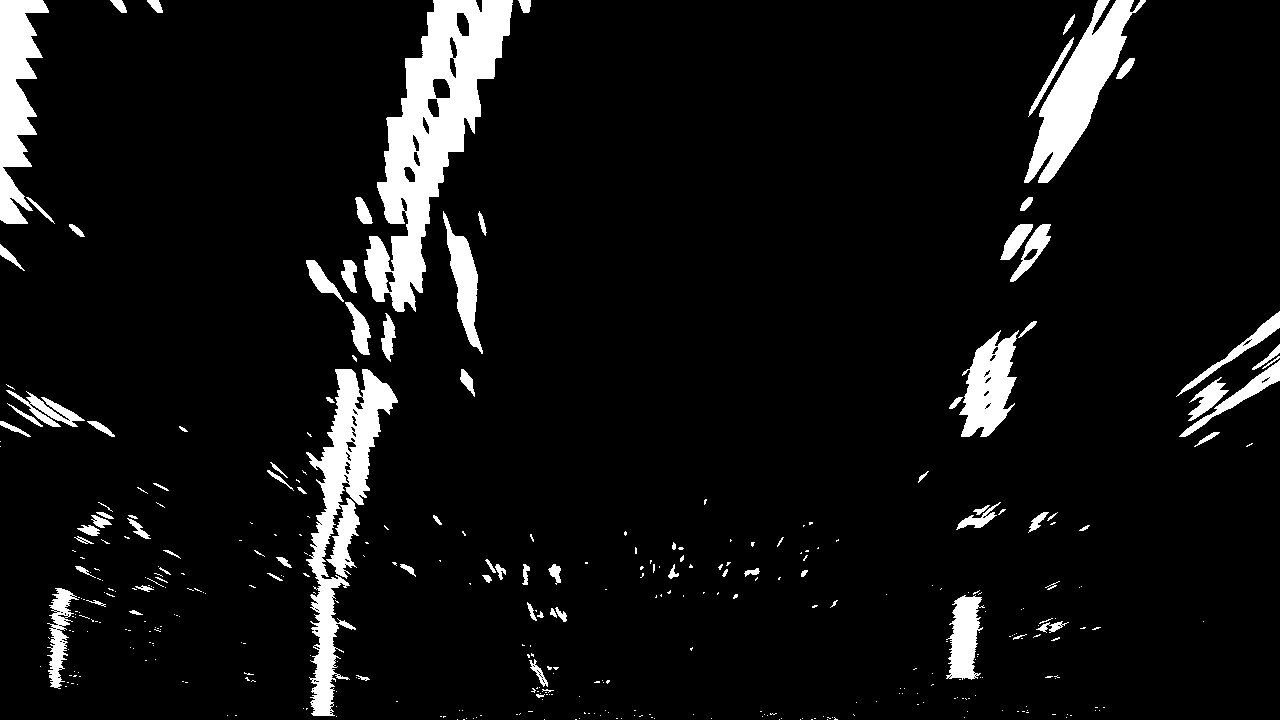
#> input picture warped-example.jpg, 1280 x 720 px
$ python finding_lines_advanced.py
#> lines starting #> are read from the running program, lines starting #| are printed output that depends on the picture; pictures that were not available may be replaced by others from this repository, and a replacement may not be noted

import numpy as np
import matplotlib.image as mpimg
import matplotlib.pyplot as plt
import cv2
import imutils


# Load our image
binary_warped = mpimg.imread('warped-example.jpg')
#> binary_warped is the input picture: shape (720, 1280); min 0, max 255, mean 18.5
# [66 lines of commented-out code are left out]


def find_lane_pixels(binary_warped):
    # Take a histogram of the bottom half of the image
    histogram = np.sum(binary_warped[binary_warped.shape[0] // 2:, :], axis=0)
    # Create an output image to draw on and visualize the result
    out_img = np.dstack((binary_warped, binary_warped, binary_warped))
    # Find the peak of the left and right halves of the histogram
    # These will be the starting point for the left and right lines
    midpoint = int(histogram.shape[0] // 2)
    leftx_base = np.argmax(histogram[:midpoint])
    rightx_base = np.argmax(histogram[midpoint:]) + midpoint

    # HYPERPARAMETERS
    # Choose the number of sliding windows
    nwindows = 30
    # Set the width of the windows +/- margin
    margin = 15
    # Set minimum number of pixels found to recenter window
    minpix = 20

    # Set height of windows - based on nwindows above and image shape
    window_height = int(binary_warped.shape[0] // nwindows)
    # Identify the x and y positions of all nonzero pixels in the image
    nonzero = binary_warped.nonzero()
    nonzeroy = np.array(nonzero[0])
    nonzerox = np.array(nonzero[1])
    # print(nonzero)
    # print(nonzerox)
    # print(nonzeroy)

    # Current positions to be updated later for each window in nwindows
    leftx_current = leftx_base
    rightx_current = rightx_base

    # Create empty lists to receive left and right lane pixel indices
    left_lane_inds = []
    right_lane_inds = []

    # Step through the windows one by one
    for window in range(nwindows):
        # Identify window boundaries in x and y (and right and left)
        win_y_low = binary_warped.shape[0] - (window + 1) * window_height
        win_y_high = binary_warped.shape[0] - window * window_height
        win_xleft_low = leftx_current - margin
        win_xleft_high = leftx_current + margin
        win_xright_low = rightx_current - margin
        win_xright_high = rightx_current + margin

        # Draw the windows on the visualization image
        cv2.rectangle(out_img, (win_xleft_low, win_y_low),
                      (win_xleft_high, win_y_high), (0, 255, 0),2)
        cv2.rectangle(out_img, (win_xright_low, win_y_low),
                      (win_xright_high, win_y_high), (0, 255, 0), 2)

        # Identify the nonzero pixels in x and y within the window #
        good_left_inds = ((nonzeroy >= win_y_low) & (nonzeroy < win_y_high) &
                          (nonzerox >= win_xleft_low) & (nonzerox < win_xleft_high)).nonzero()[0]
        good_right_inds = ((nonzeroy >= win_y_low) & (nonzeroy < win_y_high) &
                           (nonzerox >= win_xright_low) & (nonzerox < win_xright_high)).nonzero()[0]

        # Append these indices to the lists
        left_lane_inds.append(good_left_inds)
        right_lane_inds.append(good_right_inds)

        # If you found > minpix pixels, recenter next window on their mean position
        if len(good_left_inds) > minpix:
            leftx_current = int(np.mean(nonzerox[good_left_inds]))
        if len(good_right_inds) > minpix:
            rightx_current = int(np.mean(nonzerox[good_right_inds]))

    # Concatenate the arrays of indices (previously was a list of lists of pixels)
    try:
        left_lane_inds = np.concatenate(left_lane_inds)
        right_lane_inds = np.concatenate(right_lane_inds)
    except ValueError:
        # Avoids an error if the above is not implemented fully
        pass

    # Extract left and right line pixel positions
    leftx = nonzerox[left_lane_inds]
    lefty = nonzeroy[left_lane_inds]
    rightx = nonzerox[right_lane_inds]
    righty = nonzeroy[right_lane_inds]

    # plt.imshow(out_img)
    # plt.show()
    return leftx, lefty, rightx, righty, out_img


def fit_polynomial(binary_warped):
    # Find our lane pixels first
    leftx, lefty, rightx, righty, out_img = find_lane_pixels(binary_warped)

    # Fit a second order polynomial to each using `np.polyfit`
    left_fit = np.polyfit(lefty, leftx,2)
    right_fit = np.polyfit(righty, rightx, 2)

    # Generate x and y values for plotting
    ploty = np.linspace(0, binary_warped.shape[0] - 1, binary_warped.shape[0])
    try:
        left_fitx = left_fit[0] * ploty ** 2 + left_fit[1] * ploty + left_fit[2]
        right_fitx = right_fit[0] * ploty ** 2 + right_fit[1] * ploty + right_fit[2]
    except TypeError:
        # Avoids an error if `left` and `right_fit` are still none or incorrect
        print('The function failed to fit a line!')
        left_fitx = 1 * ploty ** 2 + 1 * ploty
        right_fitx = 1 * ploty ** 2 + 1 * ploty


    average_line = np.mean(np.array([left_fitx,right_fitx]),axis=0)


    ## Visualization ##
    # Colors in the left and right lane regions
    # out_img[lefty, leftx] = [0, 0, 255]
    # out_img[righty, rightx] = [0, 0, 255]

    # Plots the left and right polynomials on the lane lines
    plt.plot(left_fitx, ploty, color='yellow')
    plt.plot(right_fitx, ploty, color='yellow')
    plt.plot(average_line, ploty, color='red')

    plt.imshow(out_img)
    plt.show()

    return out_img


def canny(image):
    gray_image = cv2.cvtColor(image, cv2.COLOR_BGR2GRAY)
    blur = cv2.GaussianBlur(gray_image, (5, 5), 0)
    return imutils.auto_canny(blur, sigma=0.33)  # better way to canny images


def process_frame(image):
    cropped_img = image[3 * int(image.shape[0] / 5):image.shape[0]]
    tl, tr, br, bl = [150 + 385, 30], [1050 - 300, 30], [1170, 200], [120, 200]
    pts1 = np.float32([tl, tr, br, bl])
    width = int(np.sqrt(((tl[1] - tr[1]) ** 2) + (tl[0] - tr[0]) ** 2))
    height = int(np.sqrt(((tl[1] - bl[1]) ** 2) + (tl[0] - bl[0]) ** 2))
    pts2 = np.float32([[0, 0], [width, 0], [width, height], [0, height]])
    matrix = cv2.getPerspectiveTransform(pts1, pts2)
    imgOut = cv2.warpPerspective(cropped_img, matrix, (width, height))
    return canny(imgOut)


video = cv2.VideoCapture('videos/project_video.mp4')

while video.isOpened():
    ret, frame = video.read()
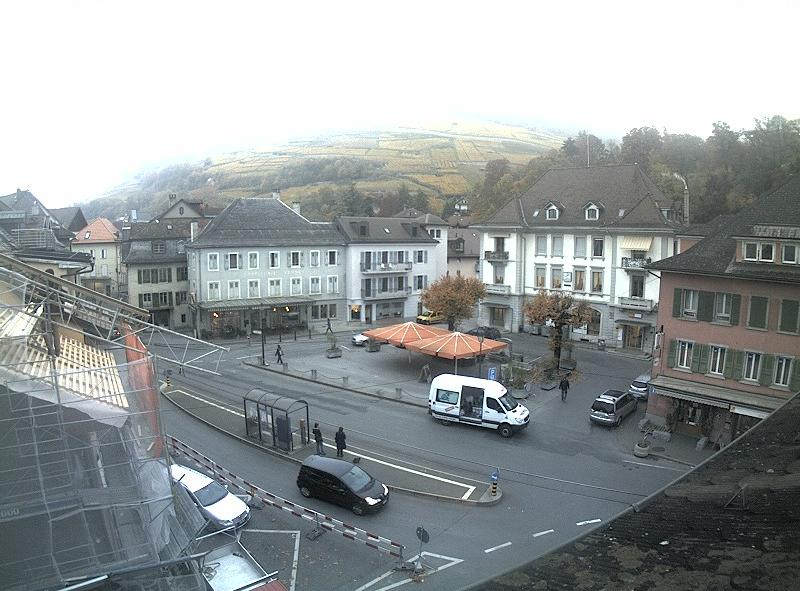
#> input picture image_for_test_day_or_night/1.jpg, 800 x 591 px, given in place of project_video.mp4, which was not available
#> frame is the input picture: shape (591, 800, 3); mean B, G, R 156.5, 155.3, 149.9
    if frame is not None:
        processed_frame = process_frame(frame)
#> in process_frame, `cropped_img = image[3 * int(image.shape[0] / 5):image.shape[0]]`:
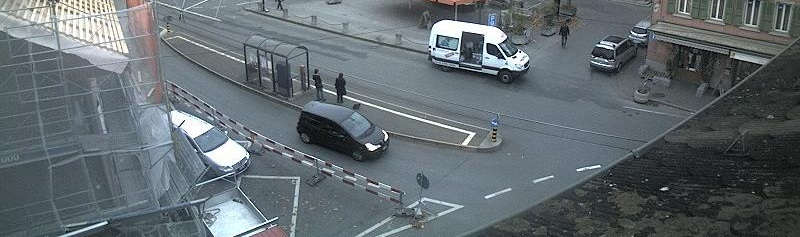
#> cropped_img: shape (237, 800, 3); mean B, G, R 112.2, 107.2, 98
#> in process_frame, `imgOut = cv2.warpPerspective(cropped_img, matrix, (width, height))`:
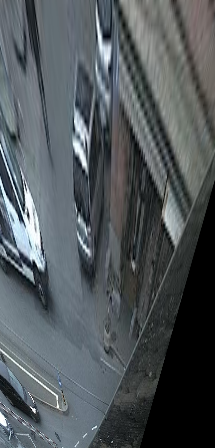
#> imgOut: shape (448, 215, 3); mean B, G, R 90.8, 87.2, 80.8
#> in canny, `blur = cv2.GaussianBlur(gray_image, (5, 5), 0)`:
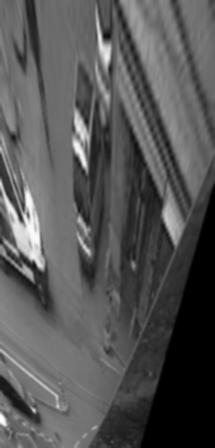
#> blur: shape (448, 215); min 0, max 254, mean 85.7
#> in canny, `return imutils.auto_canny(blur, sigma=0.33)`:
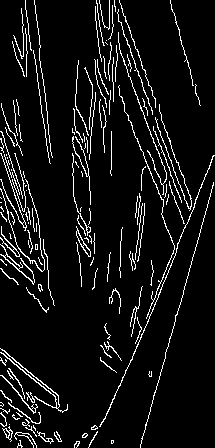
#> returned value: shape (448, 215); 7.1% white in thin lines or dots
        out_img = fit_polynomial(processed_frame)
#> in find_lane_pixels, `histogram = np.sum(binary_warped[binary_warped.shape[0] // 2:, :], axi..`: histogram = 215 values, max 11985 at index 120, min 0 at index 68, mean 3568.8
#> in find_lane_pixels, `out_img = np.dstack((binary_warped, binary_warped, binary_warped))`: out_img: shape (448, 215, 3); 7.1% white in thin lines or dots
#> in find_lane_pixels, `leftx_base = np.argmax(histogram[:midpoint])`: leftx_base = 33
#> in find_lane_pixels, `rightx_base = np.argmax(histogram[midpoint:]) + midpoint`: rightx_base = 120
#> in find_lane_pixels, `nonzero = binary_warped.nonzero()`: nonzero = 6865 positions, rows 0 to 447, columns 0 to 214
#> in find_lane_pixels, `nonzeroy = np.array(nonzero[0])`: nonzeroy = 6865 values from 0 to 447
#> in find_lane_pixels, `nonzerox = np.array(nonzero[1])`: nonzerox = 6865 values, max 214 at index 2448, min 0 at index 1917, mean 86.71
#> in find_lane_pixels, `leftx_current = leftx_base`: leftx_current = 33
#> in find_lane_pixels, `rightx_current = rightx_base`: rightx_current = 120
#> the loop in find_lane_pixels, `for window in range(nwindows):` made 30 passes
#> (win_xleft_low, win_xleft_high, win_xright_low, win_xright_high, leftx_current, rightx_current) on passes 6, 7, 13, 14, 22, 23, 24, 25, 28, 29, 30: (11, 41, 105, 135, 22, 117), (7, 37, 102, 132, 11, 113), (-4, 26, 99, 129, 13, 112), (-2, 28, 97, 127, 13, 114), (-6, 24, 99, 129, 9, 107), (-6, 24, 92, 122, 10, 105), (-5, 25, 90, 120, 11, 98), (-4, 26, 83, 113, 11, 99), (-4, 26, 88, 118, 19, 105), (4, 34, 90, 120, 22, 108), (7, 37, 93, 123, 23, 106)
#> (win_xleft_low, win_xleft_high, win_xright_low, win_xright_high, good_right_inds, leftx_current) on passes 1, 20: (18, 48, 105, 135, [6772, 6773, 6774, 6798, 6799, 6809, 6810, 6824, 6825], 31), (-1, 29, 99, 129, [2684, 2704, 2725, 2743, 2762, 2783, 2803, 2826], 14)
#> after the loop in find_lane_pixels, `for window in range(nwindows):`:
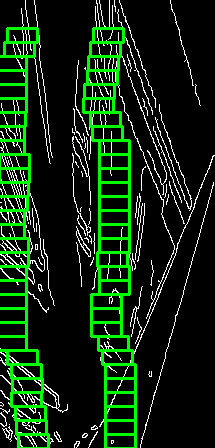
#> out_img: shape (448, 215, 3); mean of channels 0, 1, 2 15.9, 40.3, 15.9; drawn as B, G, R
#> after the loop in find_lane_pixels, `for window in range(nwindows):`: left_lane_inds = 30 items
#> in find_lane_pixels, `left_lane_inds = np.concatenate(left_lane_inds)`: left_lane_inds = 1613 values, max 6860 at index 82, min 306 at index 1561, mean 3964.1
#> in find_lane_pixels, `right_lane_inds = np.concatenate(right_lane_inds)`: right_lane_inds = 900 values, max 6825 at index 8, min 310 at index 843, mean 2761.3
#> in find_lane_pixels, `leftx = nonzerox[left_lane_inds]`: leftx = 1613 values, max 47 at index 37, min 0 at index 513, mean 17.74
#> in find_lane_pixels, `lefty = nonzeroy[left_lane_inds]`: lefty = 1613 values, max 447 at index 80, min 28 at index 1561, mean 248.2
#> in find_lane_pixels, `rightx = nonzerox[right_lane_inds]`: rightx = 900 values, max 131 at index 124, min 87 at index 621, mean 107.6
#> in find_lane_pixels, `righty = nonzeroy[right_lane_inds]`: righty = 900 values, max 443 at index 7, min 28 at index 843, mean 176.1
#> in fit_polynomial, `left_fit = np.polyfit(lefty, leftx,2)`: left_fit = [0.00038, -0.156, 27.47]
#> in fit_polynomial, `right_fit = np.polyfit(righty, rightx, 2)`: right_fit = [-4.51e-06, 0.0324, 102.1]
#> in fit_polynomial, `left_fitx = left_fit[0] * ploty ** 2 + left_fit[1] * ploty + left_fit[2]`: left_fitx = 448 values, max 33.59 at index 447, min 11.41 at index 206, mean 17.9
#> in fit_polynomial, `right_fitx = right_fit[0] * ploty ** 2 + right_fit[1] * ploty + right_..`: right_fitx = 448 values from 102.1 to 115.7
#> in fit_polynomial, `average_line = np.mean(np.array([left_fitx,right_fitx]),axis=0)`: average_line = 448 values, max 74.63 at index 447, min 59.67 at index 165, mean 63.46
#> in fit_polynomial, `plt.show()`:
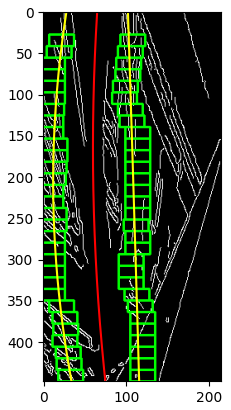
#> figure drawn by matplotlib, 1 panel
        cv2.imshow('video', out_img)
        if cv2.waitKey(70) == 27:
#> (key Esc is pressed here)
            break
    else:
        break
video.release()
cv2.destroyAllWindows()
